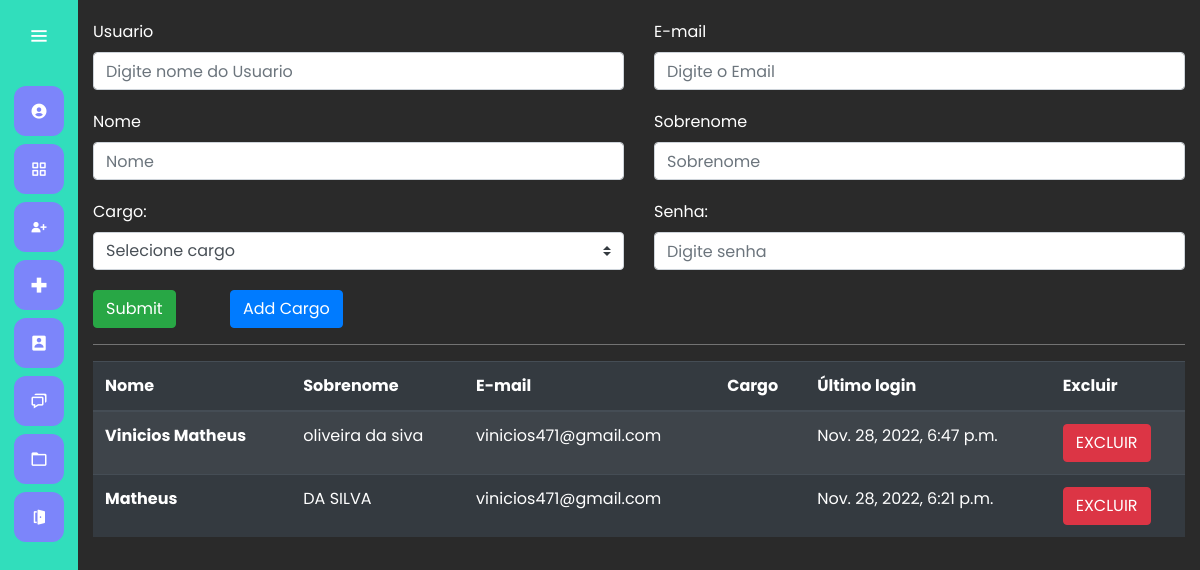
/cadastrar_usuario/, run on an earlier commit of the app's database.
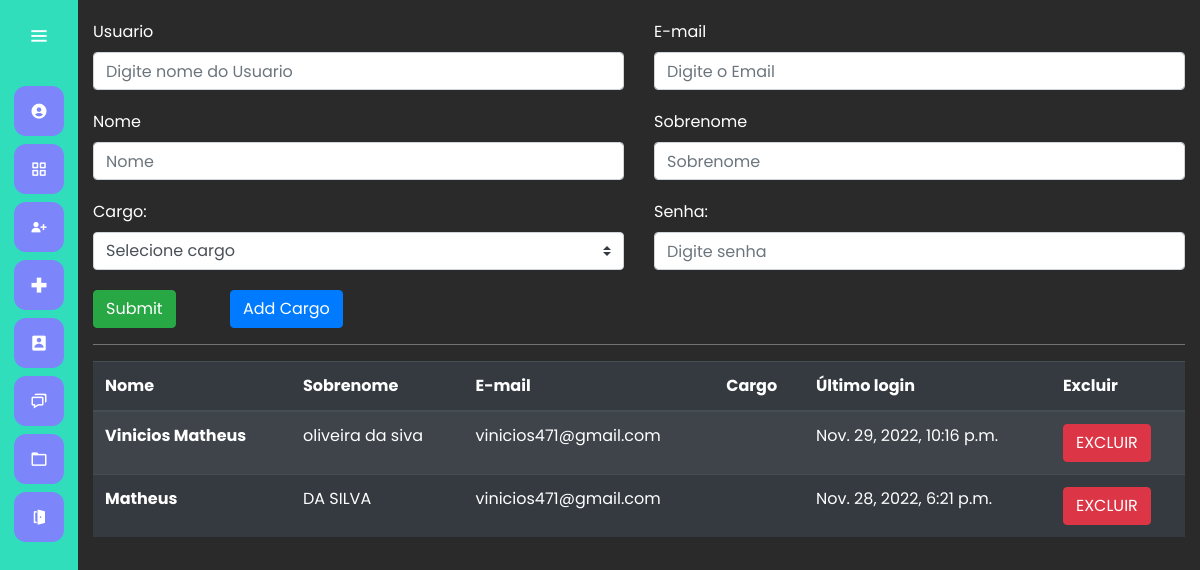
And on a later commit of the database.
### users/models.py (models this page shows)
class Users(AbstractUser):
    cargo = models.ForeignKey(Cargo, on_delete=models.CASCADE, null=True)

### users/views.py (the view, shortened to what this page needs)
# urls.py: path('cadastrar_usuario/', views.cadastro_usuario, name="cadastrar_usuario"),
@has_permission_decorator('cadastrar_recepcionista')
def cadastro_usuario(request):
    cargo = Cargo.objects.all()
    if request.method == 'GET':
        users = Users.objects.all()
        return render(request, 'cadastro_usuario.html', {'users': users, 'cargo':cargo})

### users/templates/cadastro_usuario.html (shortened to what this page needs)
{% extends 'base.html' %}
{% load bootstrap4 %}
{% load static %}
{% block 'head' %}
    <link rel="stylesheet" href="{% static 'cadastro/css/cadastro_usuarios.css' %}">
{% endblock %}
{% block 'dashboard'%}
    <div class="container container-cadastro">
        <form class="" action="{% url 'cadastrar_usuario' %}" method="POST">{% csrf_token %}
            <div class="row">
                <div class="col-md">
                    <label class="mr-sm-2">Usuario</label>
                    <input type="text" placeholder="Digite nome do Usuario" name="usuario" class="form-control">
                </div>
                <div class="col-md">
                    <label for="email" class="mr-sm-2">E-mail</label>
                    <input type="email" placeholder="Digite o Email" name="email" class="form-control">
                </div>
            </div>
            <div class="row">
                <div class="col-md">
                    <label class="mr-sm-2">Nome</label>
                    <input type="text" placeholder="Nome" name="nome" class="form-control">
                </div>
                <div class="col-md">
                    <label for="Sobrenome" class="mr-sm-2">Sobrenome</label>
                    <input type="text" placeholder="Sobrenome" name="sobrenome" class="form-control">
                </div>
            </div>
            <div class="row">
                <div class="col-md">
                    <label class="mr-sm-2">Cargo:</label>
                    <select class="browser-default custom-select" name="cargo">
                        <option selected>Selecione cargo</option>
                      </select>
                </div>
                <div class="col-md">
                    <label for="pwd">Senha:</label>
                    <input type="password" placeholder="Digite senha" name="senha" class="form-control">
                </div>
            </div>
                <div class="botao">
                    <input type="submit" class="btn btn-success" style="margin-right:50px ;">
                    <button type="button" class="btn btn-primary" data-toggle="modal" data-target="#modalExemplo">
                        Add Cargo
                      </button>
                </div>
        </form>
        <hr class="bg-hr">
        <table class="table table-striped table-dark">
            <thead>
                <tr>
                    <th scope="col">Nome</th>
                    <th scope="col">Sobrenome</th>
                    <th scope="col">E-mail</th>
                    <th scope="col">Cargo</th>
                    <th scope="col">Último login</th>
                    <th scope="col">Excluir</th>
                </tr>
            </thead>
            <tbody>
                {% for user in users %}
                    <tr>
                        <th>{{user.first_name}}</th>
                        <td>{{user.last_name}}</td>
                        <td>{{user.email}}</td>
                        <td>{{user.get_cargo_display}}</td>
                        <td>{% if not user.last_login %}
                                Primeiro acesso
                            {% else %}
                                {{user.last_login}}
                            {% endif %}
                        </td>
                        <td><a href="{% url 'excluir_usuario' user.id%}" class="btn btn-danger">EXCLUIR</a></td>
                    </tr>
                {% endfor %}
            </tbody>
            </table>
    </div>
{% endblock %}

What changed in the data, as far as the page shows it:
changed Users "Vinicios Matheus": last_login "Nov. 28, 2022, 6:47 p.m." → "Nov. 29, 2022, 10:16 p.m."
